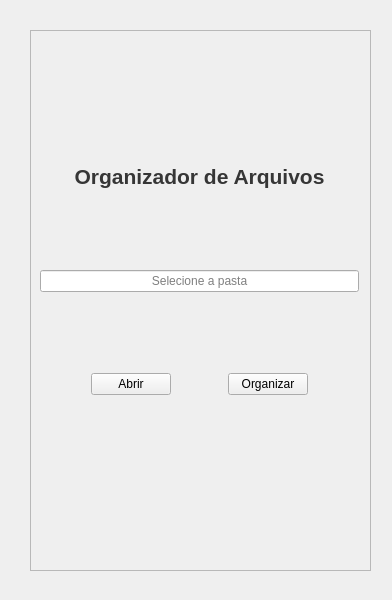
<?xml version="1.0" encoding="UTF-8"?>
<ui version="4.0">
 <class>MainWindow</class>
 <widget class="QMainWindow" name="MainWindow">
  <property name="geometry">
   <rect>
    <x>0</x>
    <y>0</y>
    <width>392</width>
    <height>600</height>
   </rect>
  </property>
  <property name="windowTitle">
   <string>MainWindow</string>
  </property>
  <widget class="QWidget" name="centralwidget">
   <widget class="QFrame" name="frame">
    <property name="geometry">
     <rect>
      <x>30</x>
      <y>30</y>
      <width>341</width>
      <height>541</height>
     </rect>
    </property>
    <property name="frameShape">
     <enum>QFrame::StyledPanel</enum>
    </property>
    <property name="frameShadow">
     <enum>QFrame::Raised</enum>
    </property>
    <widget class="QWidget" name="">
     <property name="geometry">
      <rect>
       <x>10</x>
       <y>60</y>
       <width>319</width>
       <height>381</height>
      </rect>
     </property>
     <layout class="QVBoxLayout" name="verticalLayout">
      <item>
       <widget class="QLabel" name="titulo">
        <property name="text">
         <string>&lt;html&gt;&lt;head/&gt;&lt;body&gt;&lt;p align=&quot;center&quot;&gt;&lt;span style=&quot; font-size:16pt; font-weight:600; color:#363636;&quot;&gt;Organizador de Arquivos&lt;/span&gt;&lt;/p&gt;&lt;/body&gt;&lt;/html&gt;</string>
        </property>
       </widget>
      </item>
      <item>
       <widget class="QLineEdit" name="txt_path">
        <property name="alignment">
         <set>Qt::AlignCenter</set>
        </property>
        <property name="placeholderText">
         <string>Selecione a pasta</string>
        </property>
       </widget>
      </item>
      <item>
       <layout class="QHBoxLayout" name="horizontalLayout">
        <item>
         <widget class="QLabel" name="label">
          <property name="text">
           <string/>
          </property>
         </widget>
        </item>
        <item>
         <widget class="QPushButton" name="btn_abrir">
          <property name="text">
           <string>Abrir</string>
          </property>
         </widget>
        </item>
        <item>
         <widget class="QLabel" name="label_2">
          <property name="text">
           <string/>
          </property>
         </widget>
        </item>
        <item>
         <widget class="QPushButton" name="btn_organizar">
          <property name="text">
           <string>Organizar</string>
          </property>
         </widget>
        </item>
        <item>
         <widget class="QLabel" name="label_3">
          <property name="text">
           <string/>
          </property>
         </widget>
        </item>
       </layout>
      </item>
     </layout>
    </widget>
   </widget>
  </widget>
 </widget>
 <resources/>
 <connections/>
</ui>
